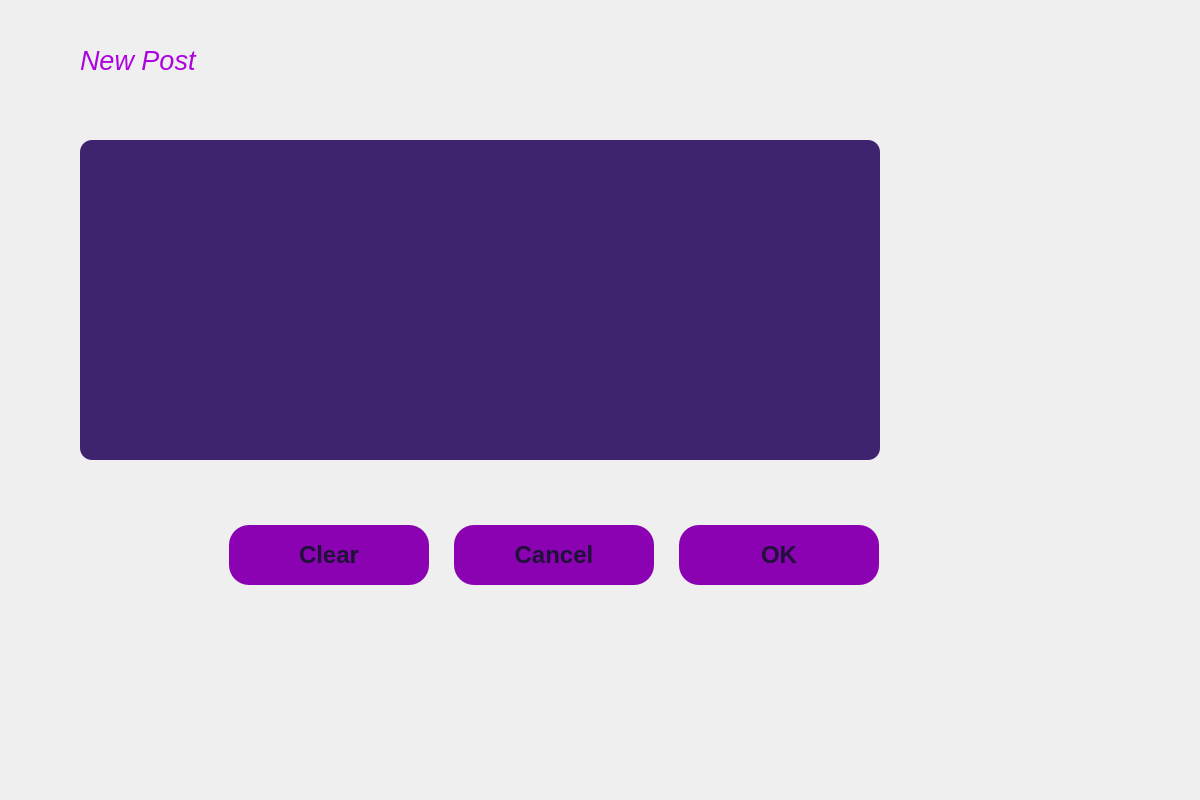
<?xml version="1.0" encoding="UTF-8"?>
<ui version="4.0">
 <class>add_post</class>
 <widget class="QWidget" name="add_post">
  <property name="geometry">
   <rect>
    <x>0</x>
    <y>0</y>
    <width>1200</width>
    <height>800</height>
   </rect>
  </property>
  <property name="minimumSize">
   <size>
    <width>1200</width>
    <height>800</height>
   </size>
  </property>
  <property name="font">
   <font>
    <pointsize>18</pointsize>
    <weight>75</weight>
    <bold>true</bold>
   </font>
  </property>
  <property name="windowTitle">
   <string>New Post</string>
  </property>
  <property name="styleSheet">
   <string notr="true">add_post
{
	background-color:#0a0612;
}
QPushButton
{
	background-color:#8a02b2;
	color:#1f1137;
	border-radius:20px;
}
QPushButton:hover
{
	background-color:#341d5c;
	color: #ffffff;
}
QLabel
{
	color:#ad03de;
}
QLineEdit
{
	background-color:#673ab7;
	color:#ffffff;
	border-radius:16px;
}
QLineEdit:hover
{
	background-color:#5d34a5;
}
QPlainTextEdit
{
	color:#ffffff;
	background-color:#3e236e;
	border-radius:12px;
}</string>
  </property>
  <widget class="QWidget" name="horizontalLayoutWidget">
   <property name="geometry">
    <rect>
     <x>210</x>
     <y>500</y>
     <width>691</width>
     <height>111</height>
    </rect>
   </property>
   <layout class="QHBoxLayout" name="horizontalLayout">
    <item>
     <widget class="QPushButton" name="btn_clear">
      <property name="minimumSize">
       <size>
        <width>200</width>
        <height>60</height>
       </size>
      </property>
      <property name="maximumSize">
       <size>
        <width>200</width>
        <height>60</height>
       </size>
      </property>
      <property name="font">
       <font>
        <pointsize>18</pointsize>
        <weight>75</weight>
        <bold>true</bold>
       </font>
      </property>
      <property name="text">
       <string>Clear</string>
      </property>
     </widget>
    </item>
    <item>
     <widget class="QPushButton" name="btn_cancel">
      <property name="minimumSize">
       <size>
        <width>200</width>
        <height>60</height>
       </size>
      </property>
      <property name="maximumSize">
       <size>
        <width>200</width>
        <height>60</height>
       </size>
      </property>
      <property name="font">
       <font>
        <pointsize>18</pointsize>
        <weight>75</weight>
        <bold>true</bold>
       </font>
      </property>
      <property name="text">
       <string>Cancel</string>
      </property>
     </widget>
    </item>
    <item>
     <widget class="QPushButton" name="btn_ok">
      <property name="minimumSize">
       <size>
        <width>200</width>
        <height>60</height>
       </size>
      </property>
      <property name="maximumSize">
       <size>
        <width>200</width>
        <height>60</height>
       </size>
      </property>
      <property name="font">
       <font>
        <pointsize>18</pointsize>
        <weight>75</weight>
        <bold>true</bold>
       </font>
      </property>
      <property name="text">
       <string>OK</string>
      </property>
     </widget>
    </item>
   </layout>
  </widget>
  <widget class="QPlainTextEdit" name="pte_newpost">
   <property name="geometry">
    <rect>
     <x>80</x>
     <y>140</y>
     <width>800</width>
     <height>320</height>
    </rect>
   </property>
   <property name="minimumSize">
    <size>
     <width>800</width>
     <height>320</height>
    </size>
   </property>
   <property name="maximumSize">
    <size>
     <width>800</width>
     <height>320</height>
    </size>
   </property>
   <property name="font">
    <font>
     <pointsize>18</pointsize>
     <weight>50</weight>
     <bold>false</bold>
    </font>
   </property>
  </widget>
  <widget class="QLabel" name="label_newpost">
   <property name="geometry">
    <rect>
     <x>80</x>
     <y>30</y>
     <width>160</width>
     <height>60</height>
    </rect>
   </property>
   <property name="minimumSize">
    <size>
     <width>160</width>
     <height>60</height>
    </size>
   </property>
   <property name="font">
    <font>
     <pointsize>20</pointsize>
     <weight>50</weight>
     <italic>true</italic>
     <bold>false</bold>
    </font>
   </property>
   <property name="text">
    <string>New Post</string>
   </property>
  </widget>
 </widget>
 <resources/>
 <connections/>
</ui>
